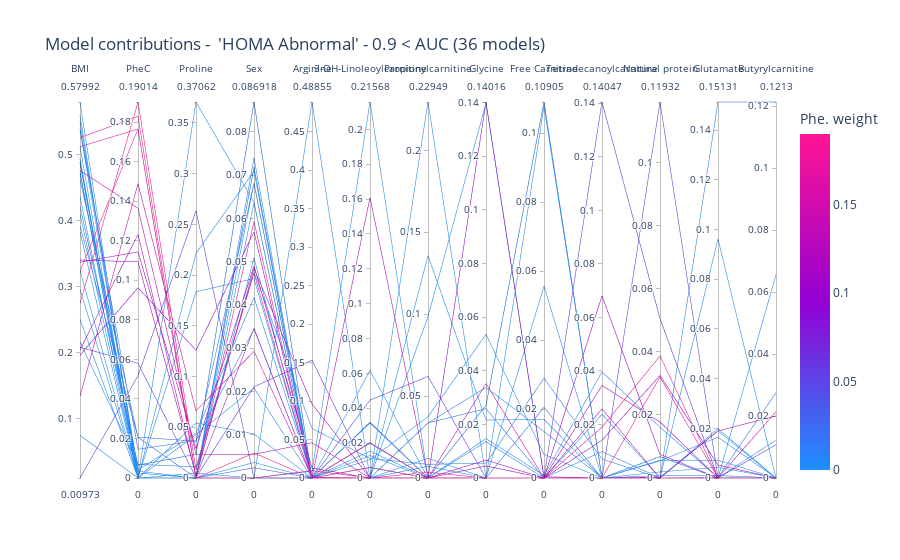

The notebook cell saved with this chart:
### Markdown cell above
So, we take these models with AUC > 0.9.

### Code cell
import plotly.express as px

# Just because we liked this palette
custom_colorscale = ["rgb(30, 144, 255)", "rgb(148, 0, 211)", "rgb(255, 20, 147)"]

SORTED_MEANS = df2["SHAP_Abnormal"].drop(["ATPII/AHA/IDF"], axis='columns').mean().sort_values(ascending=False)

relabels = { idx : f"{names_rename[idx]}"  for idx in SORTED_MEANS.index }

fig_abnormal = px.parallel_coordinates(df2["SHAP_Abnormal"],
    dimensions=df2["SHAP_Abnormal"].drop(["ATPII/AHA/IDF"], axis='columns').mean().sort_values(ascending=False).index[:13], 
    color="Phenylalax", 
    labels= relabels,
    color_continuous_scale=custom_colorscale,
    title = f"Model contributions -  'HOMA Abnormal' - {lim_AUC} < AUC ({df2.shape[0]} models)"
    )

fig_abnormal.update_layout(
    yaxis_tickformat=".2f",
    coloraxis_colorbar=dict(title="Phe. weight"),
)

# Save as SVG, we can save as PNG later
fig_abnormal.write_image("fig/abnormal_ranks.svg", width=4.5*DPI, height=1.5*DPI, scale = 1.0)

fig_abnormal.show()

### Figure 1 — Plotly figure (JSON) as saved in the notebook; plotly's stock layout.template omitted (floating-point values rounded to 4 significant figures)
{"data": [{"dimensions": [{"label": "BMI", "values": [0.216, 0.4868, 0.5375, 0.337, 0.4214, 0.2501, 0.2956, 0.5799, 0.4621, 0.208, 0.5396, 0.4713, 0.009728, 0.1339, 0.1961, 0.5599, 0.2042, 0.07432, 0.4892, 0.4214, 0.4761, 0.4365, 0.3831, 0.5121, 0.5121, 0.3914, 0.3242, 0.3403, 0.4895, 0.4938, 0.3229, 0.41, 0.5259, 0.5508, 0.2743, 0.475]}, {"label": "PheC", "values": [0.006882, 0, 0.003983, 0.1144, 0.006496, 0, 0, 0, 0.02056, 0.05801, 0.01453, 0, 0.05176, 0.1488, 0.0962, 0, 0.1232, 0, 0.00251, 0.006496, 0.1364, 0, 0, 0.1765, 0, 0.02065, 0, 0.1093, 0, 0, 0.1765, 0, 0.1829, 0.003435, 0.1901, 0]}, {"label": "Proline", "values": [0.01106, 0, 0.04439, 0.02883, 0.02336, 0.2214, 0, 0, 0, 0.0004995, 0.03685, 0, 0.2634, 0.0661, 0.1259, 0, 0.0009986, 0.004664, 0, 0.02336, 0.02327, 0.1836, 0.05434, 0, 0.04269, 0.03625, 0.3706, 0.002706, 0, 0, 0, 0, 0, 0, 0.008076, 0]}, {"label": "Sex", "values": [0.04756, 0.06817, 0.04171, 0.04904, 0.08692, 0.07091, 0, 0, 0.002363, 0.02108, 0.03441, 0.003586, 0, 0.0293, 0.05688, 0, 0.03458, 0, 0.07399, 0.08692, 0.00549, 0.0461, 0.01017, 0, 0.02077, 0.06812, 0.06373, 0.04843, 0.07187, 0.07187, 0.05931, 0.05089, 0.005775, 0, 0.04739, 0.0636]}, {"label": "Arginine", "values": [0.06434, 0, 0.0007781, 0.01291, 0, 0, 0.008864, 0, 0, 0.153, 3.867e-05, 0, 0, 0.0007846, 0, 0, 0, 0.4886, 0, 0, 0.0458, 0, 0, 0.009529, 0, 0, 0, 0.09625, 0, 0, 0, 0, 0, 0, 0, 0]}, {"label": "3-OH-Linoleoylcarnitine", "values": [0.01118, 0.0129, 0, 0, 0.01995, 0, 0.2157, 0, 0, 0, 0, 0, 0.04466, 0, 0, 0, 0.1609, 0, 0, 0.01995, 5.22e-05, 0.01049, 0, 0, 0, 0.03199, 0.03153, 0, 0.01543, 0.005915, 0.02028, 0, 0, 0, 0.006117, 0.06167]}, {"label": "Propionylcarnitine", "values": [0.008327, 0, 0.03359, 0, 0, 0, 0, 0, 0, 0, 0.0336, 0.09851, 0.06201, 0, 0, 0.2295, 0, 0.01198, 0, 0, 9.397e-05, 0.0374, 0, 0.003486, 0.1357, 0, 0, 0, 0, 0, 0, 0.007154, 0, 0, 0, 0]}, {"label": "Glycine", "values": [0.005573, 0, 0.03375, 0.006677, 0.02705, 0, 0, 0, 0, 0, 0.02585, 0.1397, 0, 0.03518, 0.1402, 0, 0, 0, 0.01355, 0.02705, 0, 0.05355, 0, 0, 0.02163, 5.165e-05, 0.0147, 0.004485, 0, 0, 0, 0, 0, 0, 0, 0]}, {"label": "Free Carnitine", "values": [0.02894, 0, 0.01349, 0, 0.109, 0, 0.05568, 0, 0, 0, 0, 0, 0, 0, 0.0003556, 0, 0, 0, 0, 0.109, 0, 0.006826, 0, 0, 0.01698, 0.0205, 0.0007177, 0, 0, 0, 0, 0, 0, 0.1077, 0, 0]}, {"label": "Tetradecanoylcarnitine", "values": [0.007071, 0, 0, 0.06805, 0, 0, 0, 0, 0, 0.1405, 0.009852, 0, 0, 0.02584, 0, 0, 0.03458, 0, 0, 0, 0, 0, 0.02378, 0, 0, 0, 0.03969, 0.01409, 0, 0, 0.01899, 0, 0, 0, 0, 0]}, {"label": "Natural protein", "values": [0, 0, 0, 0.00751, 0.006799, 0, 0, 0, 0, 0.0506, 0, 0, 0.1193, 0, 0.0002071, 0, 0.01775, 0, 0.005629, 0.006799, 0, 0, 0, 0, 0, 0.0007215, 0.01612, 0.03254, 0.001928, 0.005434, 0.03873, 0, 0, 0, 0.03206, 0]}, {"label": "Glutamate", "values": [0.1513, 0.01896, 5.286e-05, 0, 0, 0, 0.01986, 0, 0, 0, 0.0001963, 0, 2.169e-05, 3.723e-05, 0.01893, 0, 0, 0, 0.007147, 0, 0, 0, 0, 0, 0, 0.001004, 0.0001116, 0.005184, 0.004307, 0.0164, 0, 0.09623, 0, 0, 0, 0]}, {"label": "Butyrylcarnitine", "values": [0.1213, 0, 0.01223, 0, 0, 0.06559, 0, 0, 0, 0, 0.02754, 0, 0.01071, 0.02137, 0.02005, 0, 0, 0, 0, 0, 0, 0, 0, 0, 0, 0, 0, 0, 0, 0, 0, 0, 0, 0, 0, 0]}], "domain": {"x": [0, 1], "y": [0, 1]}, "line": {"color": [0.006882, 0, 0.003983, 0.1144, 0.006496, 0, 0, 0, 0.02056, 0.05801, 0.01453, 0, 0.05176, 0.1488, 0.0962, 0, 0.1232, 0, 0.00251, 0.006496, 0.1364, 0, 0, 0.1765, 0, 0.02065, 0, 0.1093, 0, 0, 0.1765, 0, 0.1829, 0.003435, 0.1901, 0], "coloraxis": "coloraxis"}, "name": "", "type": "parcoords"}], "layout": {"coloraxis": {"colorbar": {"title": {"text": "Phe. weight"}}, "colorscale": [[0, "rgb(30, 144, 255)"], [0.5, "rgb(148, 0, 211)"], [1, "rgb(255, 20, 147)"]]}, "legend": {"tracegroupgap": 0}, "title": {"text": "Model contributions -  'HOMA Abnormal' - 0.9 < AUC (36 models)"}, "yaxis": {"tickformat": ".2f"}}}
